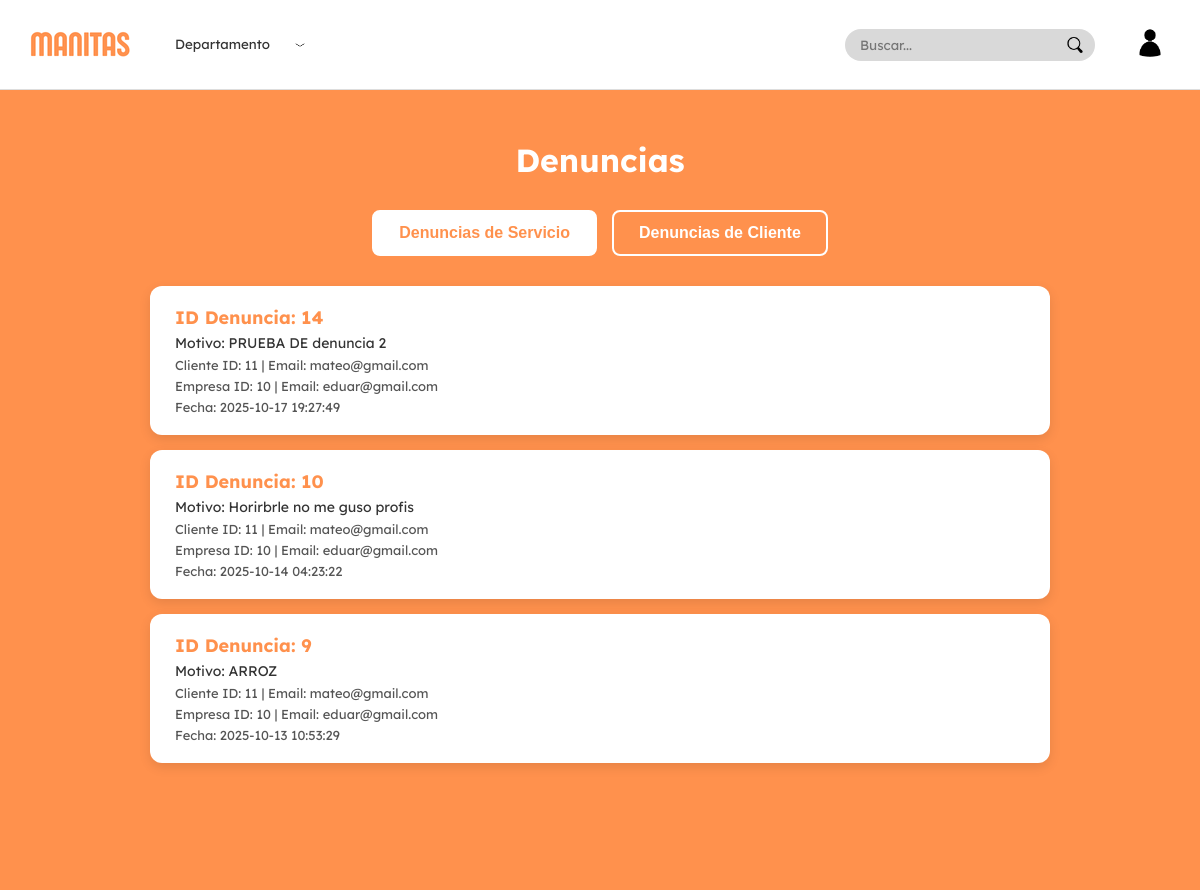
The page /apps/VIstas/paginas/administrador/admin_denuncias.php (signed in) on the database its author committed.
### tables this page shows
CREATE TABLE `denuncia` (
  `idDenuncia` int NOT NULL AUTO_INCREMENT,
  `idCliente` int NOT NULL,
  `idEmpresa` int NOT NULL,
  `asunto` varchar(50) DEFAULT NULL,
  `fecha` datetime DEFAULT CURRENT_TIMESTAMP,
  `motivo` varchar(500) DEFAULT NULL,
  PRIMARY KEY (`idDenuncia`),
  KEY `idCliente` (`idCliente`),
  KEY `idEmpresa` (`idEmpresa`),
  CONSTRAINT `denuncia_ibfk_1` FOREIGN KEY (`idCliente`) REFERENCES `cliente` (`IdUsuario`),
  CONSTRAINT `denuncia_ibfk_2` FOREIGN KEY (`idEmpresa`) REFERENCES `empresa` (`IdUsuario`)
);

### apps/Controlador/administrador/MostrarDenunciaControlador.php (called while the page is built, shortened)
<?php
require_once($_SERVER['DOCUMENT_ROOT'] . '/Proyecto/apps/modelos/Denuncia.php');
class AdminDenunciaController {
    public function __construct() {
        $tipo = $_GET['tipo'] ?? 'DenunciarServicio';
        $this->denuncias = Denuncia::obtenerPorAsunto($tipo);
    }
}
$adminController = new AdminDenunciaController();
$denuncias = $adminController->denuncias;

### apps/Modelos/Denuncia.php (called while the page is built, shortened)
<?php
require_once($_SERVER['DOCUMENT_ROOT'] . '/Proyecto/apps/modelos/Conexion.php');
class Denuncia
{
    private $idDenuncia;
    private $idCliente;
    private $idEmpresa;
    private $motivo;
    private $fecha;
    public function __construct($idCliente, $idEmpresa, $asunto, $motivo = null, $fecha = null, $idDenuncia = null)
    {
        $this->idDenuncia = $idDenuncia;
        $this->idCliente = $idCliente;
        $this->idEmpresa = $idEmpresa;
        $this->motivo = $motivo;
        $this->fecha = $fecha ?? date('Y-m-d H:i:s');
    }
    public function getIdDenuncia()
    {
        return $this->idDenuncia;
    }
    public function getIdCliente()
    {
        return $this->idCliente;
    }
    public function getIdEmpresa()
    {
        return $this->idEmpresa;
    }
    public function getMotivo()
    {
        return $this->motivo;
    }
    public function getFecha()
    {
        return $this->fecha;
    }
    public static function obtenerPorAsunto($asunto)
    {
        global $conn;
        $sql = "SELECT
                d.*,
                uc.Email AS emailCliente,
                ue.Email AS emailEmpresa
            FROM denuncia d
            LEFT JOIN usuario uc ON d.idCliente = uc.IdUsuario
            LEFT JOIN usuario ue ON d.idEmpresa = ue.IdUsuario
            WHERE d.asunto = ?
            ORDER BY d.fecha DESC";
        $stmt = $conn->prepare($sql);
        $stmt->bind_param("s", $asunto);
        $stmt->execute();
        $result = $stmt->get_result();
        $denuncias = [];
        while ($row = $result->fetch_assoc()) {
            $denuncia = new Denuncia(
                $row['idCliente'],
                $row['idEmpresa'],
                $row['asunto'],
                $row['motivo'],
                $row['fecha'],
                $row['idDenuncia']
            );
            $denuncias[] = [
                'denuncia' => $denuncia,
                'emailCliente' => $row['emailCliente'],
                'emailEmpresa' => $row['emailEmpresa']
            ];
        }
        return $denuncias;
    }
}

### apps/VIstas/paginas/administrador/admin_denuncias.php (the view, shortened to what this page needs)
<?php
require_once($_SERVER['DOCUMENT_ROOT'] . '/Proyecto/apps/controlador/administrador/MostrarDenunciaControlador.php');
?>
<!DOCTYPE html>
<html lang="es">
<head>
<link rel="stylesheet" href="/Proyecto/public/css/layout/navbar.css">
    <link rel="stylesheet" href="/Proyecto/public/css/fonts.css">
<link rel="stylesheet" href="/Proyecto/public/css/paginas/administrador/admin_denuncias.css">
</head>
<body>
    <?php include $_SERVER['DOCUMENT_ROOT'] . '/Proyecto/apps/vistas/layout/navbar.php'; ?>
    <div class="admin-denuncias-page">
        <h1>Denuncias</h1>
        <div class="modal-buttons">
            <a href="?tipo=DenunciarServicio">
                <button class="<?= ($_GET['tipo'] ?? 'DenunciarServicio') === 'DenunciarServicio' ? 'selected' : '' ?>">
                    Denuncias de Servicio
                </button>
            </a>
            <a href="?tipo=DenunciarCliente">
                <button class="<?= ($_GET['tipo'] ?? 'DenunciarServicio') === 'DenunciarCliente' ? 'selected' : '' ?>">
                    Denuncias de Cliente
                </button>
            </a>
        </div>
<ul class="servicios-list">
    <?php if (count($denuncias ?? []) === 0): ?>
        <p class="no-denuncias">No hay denuncias de este tipo.</p>
    <?php else: ?>
        <?php foreach ($denuncias as $item): ?>
            <?php $denuncia = $item['denuncia']; ?>
            <li class="servicio-item">
                <div class="info">
                    <span class="nombre">ID Denuncia: <?= htmlspecialchars($denuncia->getIdDenuncia()) ?></span>
                    <span class="descripcion">Motivo: <?= htmlspecialchars($denuncia->getMotivo()) ?></span>
                    <span class="empresa">
                        Cliente ID: <?= htmlspecialchars($denuncia->getIdCliente()) ?> |
                         Email: <?= htmlspecialchars($item['emailCliente']) ?>
                    </span>
                    <span class="empresa">
                        Empresa ID: <?= htmlspecialchars($denuncia->getIdEmpresa()) ?> |
                        Email: <?= htmlspecialchars($item['emailEmpresa']) ?>
                    </span>
                    <span class="empresa">Fecha: <?= htmlspecialchars($denuncia->getFecha()) ?></span>
                </div>
            </li>
        <?php endforeach; ?>
    <?php endif; ?>
</ul>
    </div>
</body>
</html>

### public/css/layout/navbar.css (style rules this page uses)
body { margin: 0; font-family: 'Lexend', sans-serif; }

### public/css/paginas/administrador/admin_denuncias.css (style rules this page uses)
.admin-denuncias-page { font-family: 'Lexend', sans-serif; background-color: #FF914D; color: #333; display: flex; flex-direction: column; align-items: center; padding: 20px; min-height: 100vh; box-sizing: border-box; }
.admin-denuncias-page h1 { text-align: center; color: white; margin: 30px 0; font-weight: 700; font-size: 32px; }
.admin-denuncias-page .modal-buttons { display: flex; justify-content: center; gap: 15px; margin-bottom: 30px; }
.admin-denuncias-page .modal-buttons button { background-color: #FF914D; color: white; border: 2px solid white; border-radius: 8px; padding: 12px 25px; font-weight: 600; font-size: 16px; cursor: pointer; transition: all 0.3s ease; }
.admin-denuncias-page .modal-buttons button.selected { background-color: white; color: #FF914D; }
.admin-denuncias-page .servicios-list { list-style: none; padding: 0; max-width: 900px; width: 100%; margin: 0 auto 50px auto; display: flex; flex-direction: column; gap: 15px; }
.admin-denuncias-page .servicio-item { background-color: #fff; border-radius: 12px; padding: 20px 25px; box-shadow: 0 4px 12px rgba(0, 0, 0, 0.1); display: flex; flex-direction: column; transition: transform 0.2s ease, box-shadow 0.2s ease; }
.admin-denuncias-page .servicio-item .info { display: flex; flex-direction: column; gap: 5px; }
.admin-denuncias-page .servicio-item .info .nombre { font-weight: 700; font-size: 18px; color: #FF914D; }
.admin-denuncias-page .servicio-item .info .descripcion { font-size: 14px; color: #333; }
.admin-denuncias-page .servicio-item .info .empresa { font-size: 13px; color: #555; }

### rows shown on the page
denuncia: idDenuncia "14", motivo "PRUEBA DE denuncia 2", idCliente "11", emailCliente "mateo@gmail.com", idEmpresa "10", emailEmpresa "eduar@gmail.com", fecha "2025-10-17 19:27:49"
denuncia: idDenuncia "10", motivo "Horirbrle no me guso profis", idCliente "11", emailCliente "mateo@gmail.com", idEmpresa "10", emailEmpresa "eduar@gmail.com", fecha "2025-10-14 04:23:22"
denuncia: idDenuncia "9", motivo "ARROZ", idCliente "11", emailCliente "mateo@gmail.com", idEmpresa "10", emailEmpresa "eduar@gmail.com", fecha "2025-10-13 10:53:29"
